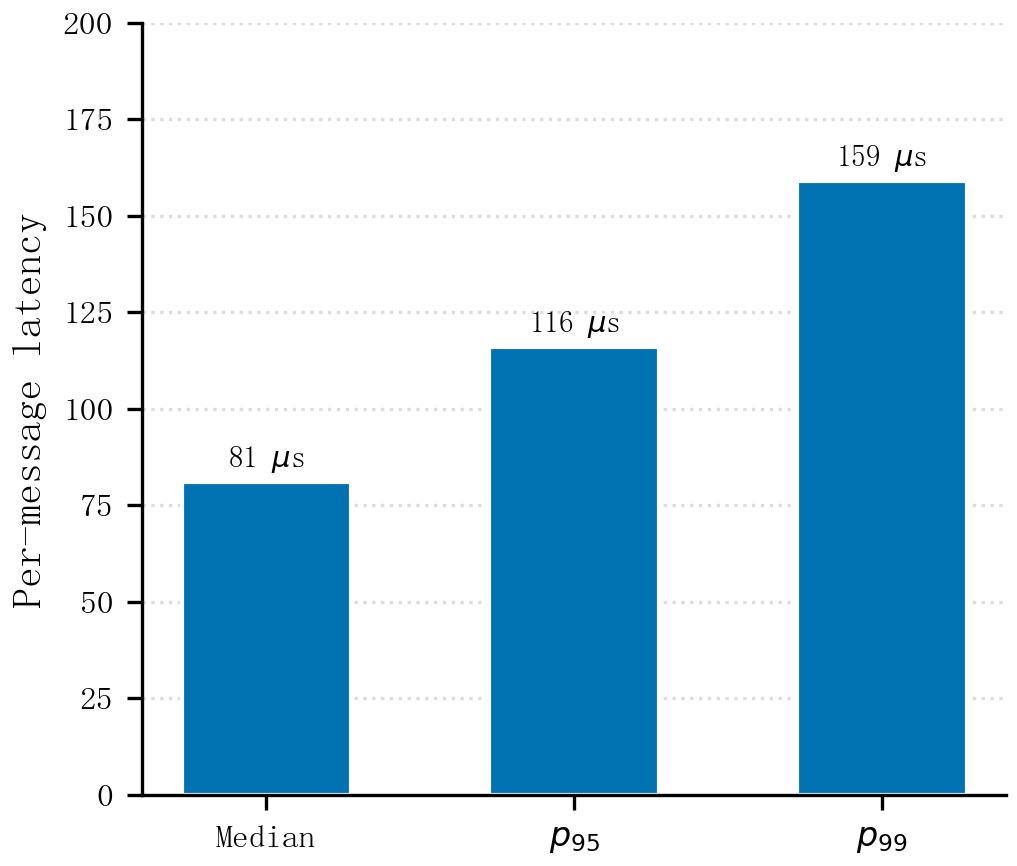

Write Python code to recreate this figure.
# -*- coding: utf-8 -*-
"""Per-message processing time percentiles."""
from __future__ import print_function, division

import os
import sys

import numpy as np
import matplotlib.pyplot as plt

HERE = os.path.dirname(os.path.abspath(__file__))
sys.path.insert(0, HERE)

from _style import FP_TINY, C_OURS, apply_style, save, set_cjk  # noqa: E402


def main():
    apply_style()
    labels = [u"Median", u"$p_{95}$", u"$p_{99}$"]
    vals = np.array([81.0, 116.0, 159.0])
    fig, ax = plt.subplots(figsize=(3.6, 3.1))
    ax.bar([0, 1, 2], vals, color=C_OURS, width=0.55, edgecolor="white")
    for i, v in enumerate(vals):
        ax.text(i, v + 4, u"%d $\\mu$s" % int(v), ha="center",
                fontproperties=FP_TINY)
    ax.set_xticks([0, 1, 2])
    ax.set_xticklabels(labels)
    ax.set_ylim(0, 200)
    ax.yaxis.grid(True, linestyle=":", color="#DDDDDD")
    ax.set_axisbelow(True)
    set_cjk(ax, ylabel=u"Per-message latency")
    fig.tight_layout()
    save(fig, "fig_latency")


if __name__ == "__main__":
    main()
